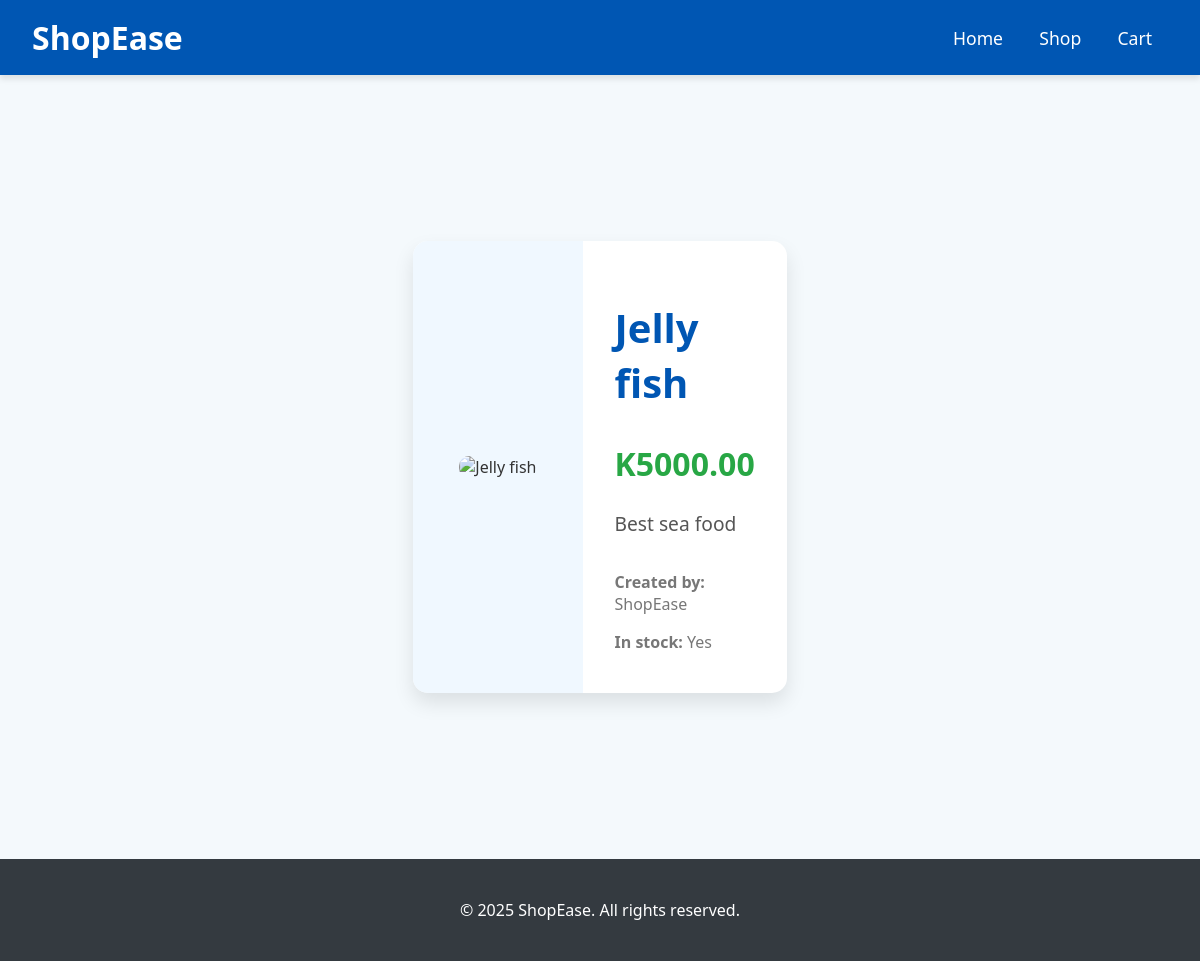
Page /product/10/ on the committed database.
### main/models.py (models this page shows, shortened)
class Product(models.Model):
    name = models.CharField(max_length=255)
    description = models.TextField()
    price = models.DecimalField(max_digits=10, decimal_places=2)
    category = models.ForeignKey(
        Category, on_delete=models.CASCADE, related_name='products'
    )
    image = CloudinaryField('image')
    seller = models.ForeignKey(
        Seller, on_delete=models.SET_NULL, related_name='products', blank=True, null=True
    )
    in_stock = models.BooleanField(default=True)
    created_at = models.DateTimeField(auto_now_add=True)
    updated_at = models.DateTimeField(auto_now=True)

class Seller(models.Model):
    founder = models.CharField(max_length=250)
    company_name = models.CharField(max_length=255)
    phone_number = models.CharField(max_length=15)
    def __str__(self):
        return self.company_name

### main/views.py (the view)
# urls.py: path('product/<int:product_id>/', views.product_details, name='product_details'),
def product_details(request, product_id):
    product = get_object_or_404(Product, id=product_id)
    return render(request, 'product_details.html', {'product': product})

### main/templates/product_details.html (shortened to what this page needs)
{% load static %}
<!DOCTYPE html>
<html lang="en">
<head>
    <link rel="stylesheet" href="{% static 'product_details.css' %}">
</head>
<body>
    <header class="header">
        <div class="logo">
            <a href="/">ShopEase</a>
        </div>
        <nav class="navigation">
            <a href="/">Home</a>
            <a href="/products/">Shop</a>
            <a href="/cart/">Cart</a>
        </nav>
    </header>
    <main class="product-details-container">
        <div class="product-card">
            <div class="product-image">
                <img src="{{ product.image.url }}" alt="{{ product.name }}">
            </div>
            <div class="product-info">
                <h1 class="product-name">{{ product.name }}</h1>
                <p class="price">K{{ product.price }}</p>
                <p class="description">{{ product.description }}</p>
                <div class="additional-info">
                    <p><strong>Created by:</strong> {{ product.seller }}</p>
                    <p><strong>In stock:</strong> {% if product.in_stock %}Yes{% else %}No{% endif %}</p>
                </div>
            </div>
        </div>
    </main>
    <footer class="footer">
        <p>&copy; 2025 ShopEase. All rights reserved.</p>
    </footer>
</body>
</html>

### static/product_details.css (style rules this page uses)
body { font-family: 'Segoe UI', Tahoma, Geneva, Verdana, sans-serif; margin: 0; padding: 0; background-color: #f4f9fc; color: #333; }
a { text-decoration: none; color: inherit; }
.header { background-color: #0056b3; padding: 1rem 2rem; display: flex; justify-content: space-between; align-items: center; color: #fff; box-shadow: 0 4px 6px rgba(0, 0, 0, 0.1); }
.header .logo a { font-size: 2rem; font-weight: bold; color: #fff; }
.navigation a { margin: 0 1rem; font-size: 1.1rem; color: #fff; font-weight: 500; transition: color 0.3s; }
.product-details-container { display: flex; justify-content: center; align-items: center; min-height: 90vh; padding: 2rem; }
.product-card { display: flex; max-width: 1100px; background-color: #ffffff; border-radius: 15px; box-shadow: 0 10px 20px rgba(0, 0, 0, 0.1); overflow: hidden; }
.product-image { flex: 1; background-color: #f0f8ff; display: flex; justify-content: center; align-items: center; padding: 2rem; }
.product-image img { max-width: 100%; max-height: 400px; border-radius: 10px; }
.product-info { flex: 1; padding: 2rem; color: #333; }
.product-name { font-size: 2.5rem; color: #0056b3; margin-bottom: 1rem; }
.price { font-size: 2rem; color: #28a745; font-weight: bold; margin-bottom: 1.5rem; }
.description { font-size: 1.2rem; color: #555; margin-bottom: 2rem; line-height: 1.6; }
.additional-info p { font-size: 1rem; color: #777; margin-bottom: 0.5rem; }
.footer { background-color: #343a40; color: #fff; text-align: center; padding: 1.5rem 2rem; font-size: 1rem; }

### rows in the picture
Product: name "Jelly fish", price "5000.00", description "Best sea food", seller "ShopEase"
